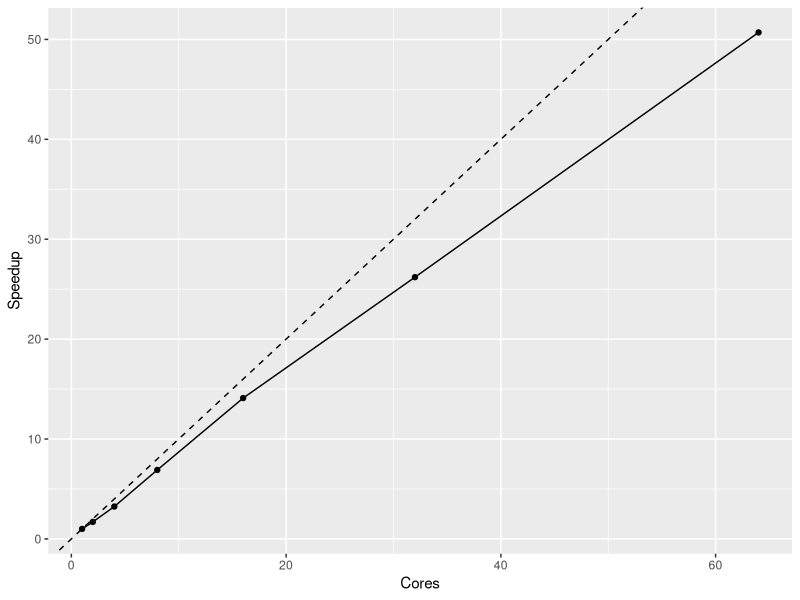
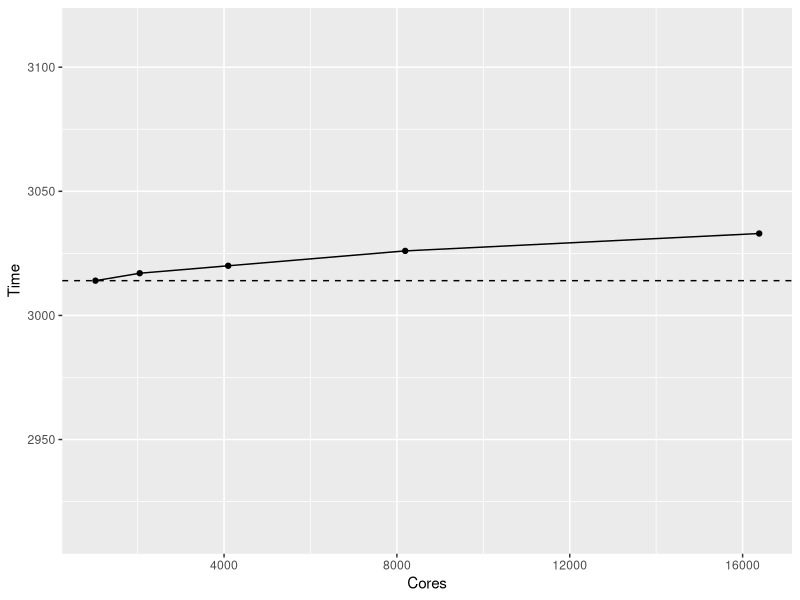
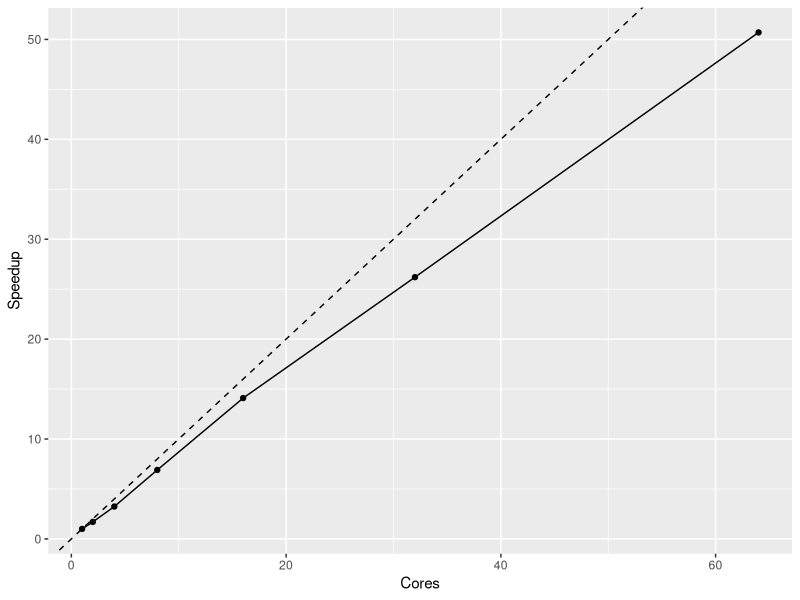
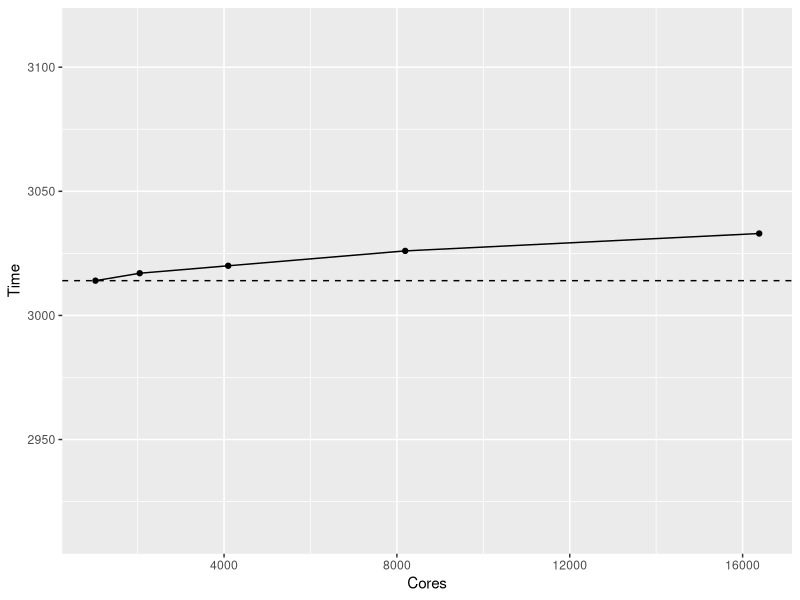

Write the R code that produced these figures, in order.
setwd("../pbdr/common/pics/")


library(ggplot2)



df <- data.frame(Cores=c(1, 2, 4, 8, 16, 32, 64), Speedup=c(1, 1.7, 3.24, 6.9, 14.1, 26.2, 50.7))

g <- ggplot(df, aes(Cores, Speedup)) + 
  geom_point() +
  geom_line() +
  geom_abline(intercept=0, slope=1, linetype="dashed")

g
ggsave("scaling_strong.pdf")



df <- data.frame(Cores=c(1, 2, 4, 8, 16)*1024, Time=c(3014, 3017, 3020, 3026, 3033))

h <- ggplot(df, aes(Cores, Time)) +
  geom_point() +
  geom_line() +
  geom_hline(yintercept=df[1,2], linetype="dashed") + 
  ylim(df[1,2]-100, df[1,2]+100) 

h
ggsave("scaling_weak.pdf")


